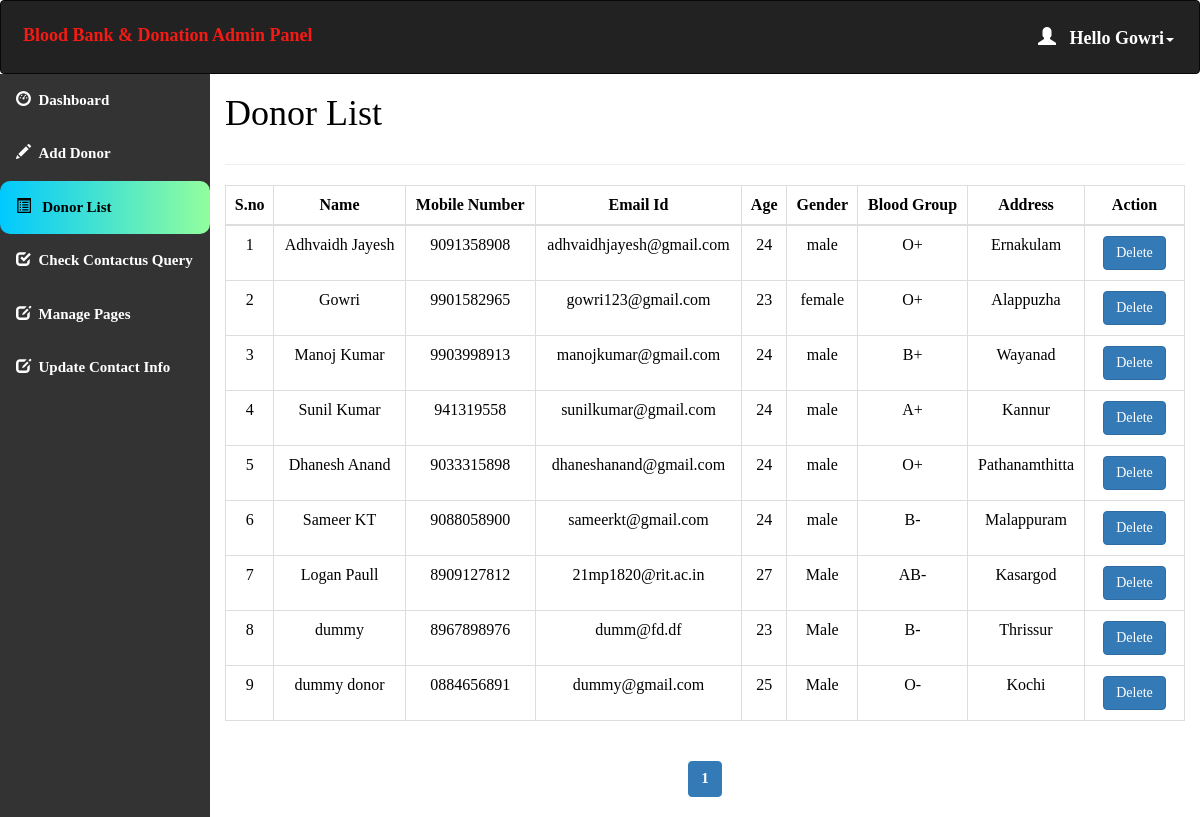
Screenshot of /admin/donor_list.php (signed in) with the database file from the repository.
### tables this page shows
CREATE TABLE `users` (
  `uid` int(10) NOT NULL,
  `uname` varchar(20) DEFAULT NULL,
  `type` varchar(20) NOT NULL,
  `email` varchar(30) NOT NULL,
  `upass` varchar(20) DEFAULT NULL
);

CREATE TABLE `donor_details` (
  `donor_id` int(255) NOT NULL,
  `uid` int(255) NOT NULL,
  `donor_number` varchar(10) NOT NULL,
  `donor_age` int(60) NOT NULL,
  `donor_gender` varchar(10) NOT NULL,
  `donor_blood` int(10) NOT NULL,
  `donor_address` varchar(100) NOT NULL,
  `fees` int(11) NOT NULL,
  `hascertificate` tinyint(1) NOT NULL DEFAULT 0
);

CREATE TABLE `blood` (
  `blood_id` int(11) NOT NULL,
  `blood_group` varchar(10) NOT NULL
);

### admin/donor_list.php (the view, shortened to what this page needs)
<html>
<head>
  <link rel="stylesheet" href="https://maxcdn.bootstrapcdn.com/bootstrap/3.4.1/css/bootstrap.min.css">
</head>
<?php
include 'conn.php';
if (isset($_SESSION['loggedin']) && $_SESSION['loggedin'] == true) {
?>
  <body style="color:black">
    <div id="header">
      <?php include 'header.php';
      ?>
    </div>
    <div id="sidebar">
      <?php $active = "list";
      include 'sidebar.php'; ?>
    </div>
    <div id="content">
      <div class="content-wrapper">
        <div class="container-fluid">
          <div class="row">
            <div class="col-md-12 lg-12 sm-12">
              <h1 class="page-title">Donor List</h1>
            </div>
          </div>
          <hr>
          <?php
          include 'conn.php';
          $limit = 10;
          if (isset($_GET['page'])) {
            $page = $_GET['page'];
          } else {
            $page = 1;
          }
          $offset = ($page - 1) * $limit;
          $count = $offset + 1;
          $sql= "select * from donor_details join users join blood where users.uid=donor_details.uid and donor_details.donor_blood=blood.blood_id LIMIT {$offset},{$limit}";
          $result = mysqli_query($conn, $sql);
          if (mysqli_num_rows($result) > 0) {
          ?>
            <div class="table-responsive">
              <table class="table table-bordered" style="text-align:center">
                <thead style="text-align:center">
                  <th style="text-align:center">S.no</th>
                  <th style="text-align:center">Name</th>
                  <th style="text-align:center">Mobile Number</th>
                  <th style="text-align:center">Email Id</th>
                  <th style="text-align:center">Age</th>
                  <th style="text-align:center">Gender</th>
                  <th style="text-align:center">Blood Group</th>
                  <th style="text-align:center">Address</th>
                  <th style="text-align:center">Action</th>
                </thead>
                <tbody>
                  <?php
                  while ($row = mysqli_fetch_assoc($result)) { ?>
                    <tr>
                      <td><?php echo $count++; ?></td>
                      <td><?php echo $row['uname']; ?></td>
                      <td><?php echo $row['donor_number']; ?></td>
                      <td><?php echo $row['email']; ?></td>
                      <td><?php echo $row['donor_age']; ?></td>
                      <td><?php echo $row['donor_gender']; ?></td>
                      <td><?php
                                echo $row['blood_group'];
                                ?>
                      </td>
                      <td><?php echo $row['donor_address']; ?></td>
                      <td id="he" style="width:100px">
                      <button class="btn btn-primary">
                        <a style="color:white;text-decoration:none" href='delete.php?id=<?php echo $row['donor_id']; ?>'> Delete </a>
                      </button>
                      </td>
                    </tr>
                  <?php } ?>
                </tbody>
              </table>
            </div>
          <?php } ?>
          <div class="table-responsive" style="text-align:center;align:center">
            <?php
            $sql1 = "SELECT * FROM donor_details";
            $result1 = mysqli_query($conn, $sql1) or die("Query Failed.");
            if (mysqli_num_rows($result1) > 0) {
              $total_records = mysqli_num_rows($result1);
              $total_page = ceil($total_records / $limit);
              echo '<ul class="pagination admin-pagination">';
              for ($i = 1; $i <= $total_page; $i++) {
                if ($i == $page) {
                  $active = "active";
                } else {
                  $active = "";
                }
                echo '<li class="' . $active . '"><a href="donor_list.php?page=' . $i . '">' . $i . '</a></li>';
              }
              echo '</ul>';
            }
            ?>
          </div>
        </div>
      </div>
    </div>
  <?php }
  ?>
  </body>
</html>

### admin/header.php (shortened to what this page needs)
<!DOCTYPE html>
<html>
<head>
  <link rel="stylesheet" href="https://maxcdn.bootstrapcdn.com/bootstrap/3.4.1/css/bootstrap.min.css">
</head>
<body>
<nav class="navbar navbar-inverse">
  <div class="container-fluid">
    <div class="navbar-header">
      <a class="navbar-brand" id="qq" href="dashboard.php" style="color:#F51A14;">Blood Bank & Donation Admin Panel</a>
    </div>
    <ul class="nav navbar-nav navbar-right">
      <li class="dropdown"><a class="dropdown-toggle" id="qw" data-toggle="dropdown" href="#" style="font-weight:bold;color:white "> <span class="glyphicon glyphicon-user"></span>&nbsp&nbsp
        <?php
        include 'conn.php';
        $username=$_SESSION['username'];
        $sql="select * from users where uname='$username'";
        $result=mysqli_query($conn,$sql) or die("query failed.");
        $row=mysqli_fetch_assoc($result);
        echo "Hello ".$row['uname'];
       ?><span class="caret"></span></a>
    </li>
    </ul>
  </div>
</nav>
</body></html>

### admin/donor_list.php (style rules this page uses)
#sidebar { position: relative; margin-top: -20px }
#content { position: relative; margin-left: 210px }
#he { font-size: 14px; font-weight: 600; text-transform: uppercase; padding: 10px; color: #fff; text-decoration: none; border-radius: 3px; justify-self: center }

### admin/header.php (style rules this page uses)
.navbar { background-color: #333333 ; padding: 10px 10px; color:#FF0404 ; }
.navbar a { float: left; color: white; text-align: center; padding: 12px; text-decoration: none; font-size: 18px; line-height: 25px; }
.navbar-brand { font-size: 25px; font-weight: bold; }
.navbar a { float: none; display: block; text-align: left; }
.navbar-right { float: none; }

### admin/sidebar.php (style rules this page uses)
body { margin: 0; font-family: 'Averia Gruesa Libre'; font-size: 15px; color: #F8F9F9; }

### rows the page displays
users: uname "Gowri"
donor_details: uid.uname "Adhvaidh Jayesh", donor_number "9091358908", uid.email "adhvaidhjayesh@gmail.com", donor_age "24", donor_gender "male", donor_blood.blood_group "O+", donor_address "Ernakulam"
donor_details: uid.uname "Gowri", donor_number "9901582965", uid.email "gowri123@gmail.com", donor_age "23", donor_gender "female", donor_blood.blood_group "O+", donor_address "Alappuzha"
donor_details: uid.uname "Manoj Kumar", donor_number "9903998913", uid.email "manojkumar@gmail.com", donor_age "24", donor_gender "male", donor_blood.blood_group "B+", donor_address "Wayanad"
donor_details: uid.uname "Sunil Kumar", donor_number "941319558", uid.email "sunilkumar@gmail.com", donor_age "24", donor_gender "male", donor_blood.blood_group "A+", donor_address "Kannur"
donor_details: uid.uname "Dhanesh Anand", donor_number "9033315898", uid.email "dhaneshanand@gmail.com", donor_age "24", donor_gender "male", donor_blood.blood_group "O+", donor_address "Pathanamthitta"
donor_details: uid.uname "Sameer KT", donor_number "9088058900", uid.email "sameerkt@gmail.com", donor_age "24", donor_gender "male", donor_blood.blood_group "B-", donor_address "Malappuram"
donor_details: uid.uname "Logan Paull", donor_number "8909127812", uid.email "21mp1820@rit.ac.in", donor_age "27", donor_gender "Male", donor_blood.blood_group "AB-", donor_address "Kasargod"
donor_details: uid.uname "dummy", donor_number "8967898976", uid.email "dumm@fd.df", donor_age "23", donor_gender "Male", donor_blood.blood_group "B-", donor_address "Thrissur"
donor_details: uid.uname "dummy donor", donor_number "0884656891", uid.email "dummy@gmail.com", donor_age "25", donor_gender "Male", donor_blood.blood_group "O-", donor_address "Kochi"
